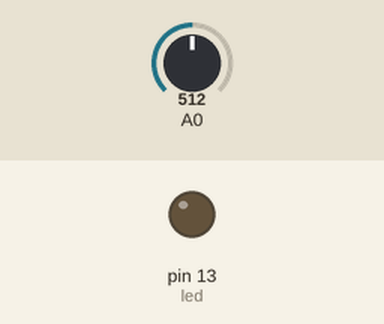
A sketch run on a simulated Arduino Uno, built with avr-gcc and run on an emulated ATmega328P. Parts: output pins drawn as LEDs (lit = HIGH). The test bench sets the inputs (shaded band); at power-on: A0 = 512. What the sketch prints to the serial monitor is not drawn.

Above: at 0.15 s.
Timing chart, 0 to 1.8 s (numbered marks = the images above):
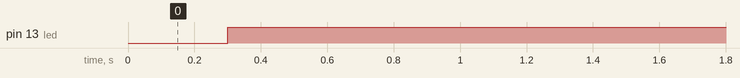

The sketch:

tamrin3_5.ino
```cpp
int sensor;
int led=13;
void setup(){
  Serial.begin(9600);
  pinMode(led,OUTPUT);
}
void loop(){
  sensor = analogRead(A0);
  Serial.print("Sensor Value= ");
  Serial.println(sensor);
  delay(300);

  if( sensor > 800){
    digitalWrite(led,LOW);
  }
  else{
    digitalWrite(led, HIGH);
  }
}
```

Measured:
- by itself, pin 13 (led): LOW → HIGH at 0.30 s
